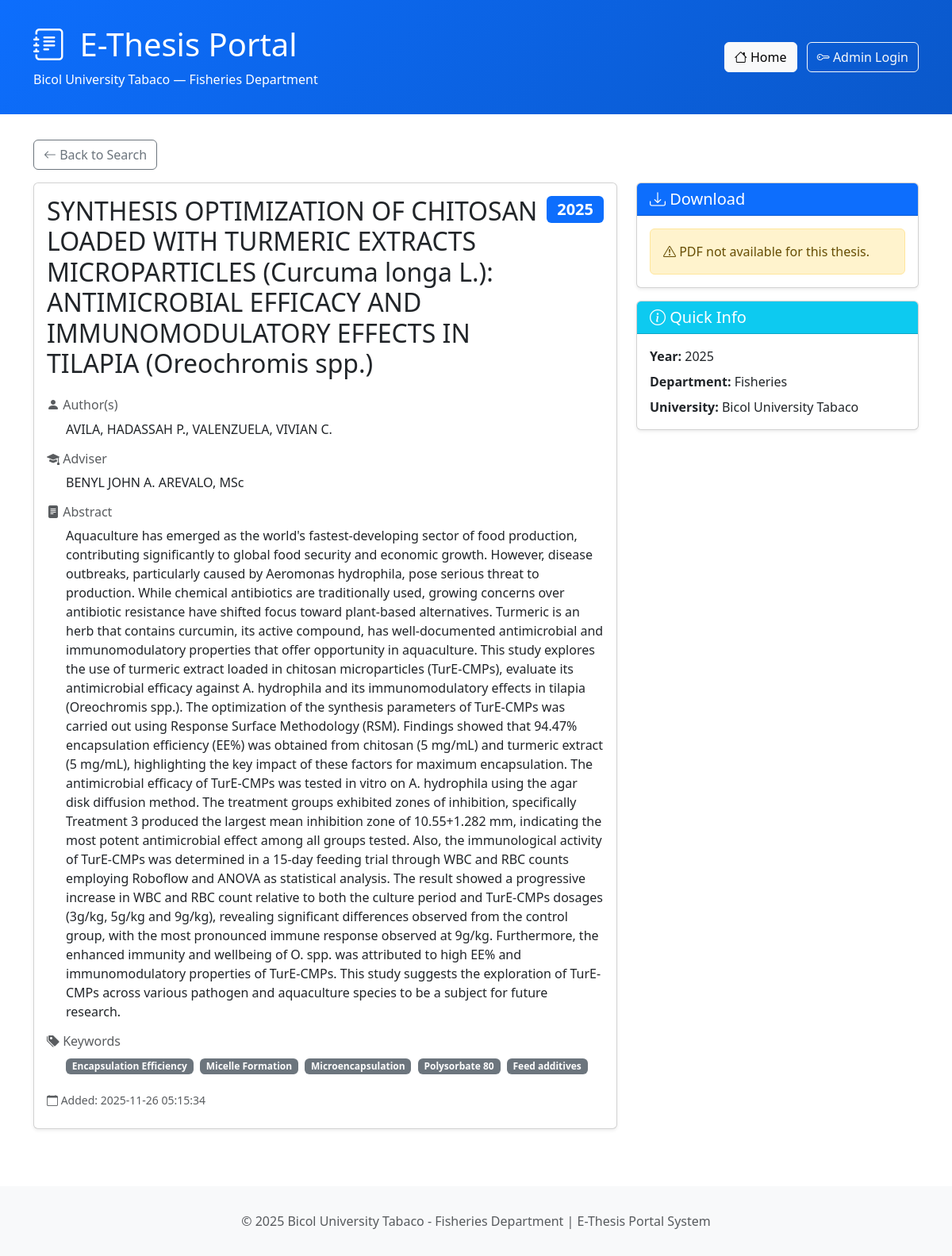
Screenshot of /thesis/20 with the database file from the repository.
### tables this page shows
CREATE TABLE theses (
        id INTEGER PRIMARY KEY AUTOINCREMENT,
        title TEXT NOT NULL,
        authors TEXT NOT NULL,
        year INTEGER NOT NULL,
        adviser TEXT NOT NULL,
        abstract TEXT NOT NULL,
        keywords TEXT NOT NULL,
        pdf_filename TEXT,
        created_at TIMESTAMP DEFAULT CURRENT_TIMESTAMP
    );

### main.py (the view)
@app.route('/thesis/<int:thesis_id>')
def view_thesis(thesis_id):
    conn = sqlite3.connect('thesis_portal.db')
    c = conn.cursor()
    c.execute("SELECT * FROM theses WHERE id = ?", (thesis_id,))
    thesis = c.fetchone()
    conn.close()
    if not thesis:
        flash('Thesis not found.', 'error')
        return redirect(url_for('home'))
    return render_template('view_thesis.html', thesis=thesis)

### templates/view_thesis.html (shortened to what this page needs)
{% extends "base.html" %}
{% block content %}
<div class="row">
    <div class="col-12 mb-3">
        <a href="{{ url_for('home') }}" class="btn btn-outline-secondary">
            <i class="bi bi-arrow-left"></i> Back to Search
        </a>
    </div>
</div>
<div class="row">
    <div class="col-lg-8">
        <div class="card shadow-sm mb-4">
            <div class="card-body">
                <div class="d-flex justify-content-between align-items-start mb-3">
                    <h2 class="card-title">{{ thesis[1] }}</h2>
                    <span class="badge bg-primary fs-5">{{ thesis[3] }}</span>
                </div>
                <div class="mb-3">
                    <h6 class="text-muted">
                        <i class="bi bi-person-fill"></i> Author(s)
                    </h6>
                    <p class="ms-4">{{ thesis[2] }}</p>
                </div>
                <div class="mb-3">
                    <h6 class="text-muted">
                        <i class="bi bi-mortarboard-fill"></i> Adviser
                    </h6>
                    <p class="ms-4">{{ thesis[4] }}</p>
                </div>
                <div class="mb-3">
                    <h6 class="text-muted">
                        <i class="bi bi-file-text-fill"></i> Abstract
                    </h6>
                    <p class="ms-4 text-justify">{{ thesis[5] }}</p>
                </div>
                <div class="mb-3">
                    <h6 class="text-muted">
                        <i class="bi bi-tags-fill"></i> Keywords
                    </h6>
                    <div class="ms-4">
                        {% for keyword in thesis[6].split(',') %}
                            <span class="badge bg-secondary me-1 mb-1">{{ keyword.strip() }}</span>
                        {% endfor %}
                    </div>
                </div>
                <div class="mb-2">
                    <small class="text-muted">
                        <i class="bi bi-calendar"></i> Added: {{ thesis[8] }}
                    </small>
                </div>
            </div>
        </div>
    </div>
    <div class="col-lg-4">
        <div class="card shadow-sm">
            <div class="card-header bg-primary text-white">
                <h5 class="mb-0">
                    <i class="bi bi-download"></i> Download
                </h5>
            </div>
            <div class="card-body">
                {% if thesis[7] %}
                    <div class="text-center mb-3">
                        <i class="bi bi-file-pdf-fill text-danger" style="font-size: 4rem;"></i>
                    </div>
                    <a href="{{ url_for('download_file', filename=thesis[7]) }}"
                       class="btn btn-danger w-100 mb-2">
                        <i class="bi bi-download"></i> Download PDF
                    </a>
                    <p class="text-muted small text-center mb-0">
                        Click above to download the full thesis document
                    </p>
                {% else %}
                    <div class="alert alert-warning mb-0">
                        <i class="bi bi-exclamation-triangle"></i>
                        PDF not available for this thesis.
                    </div>
                {% endif %}
            </div>
        </div>
        <div class="card shadow-sm mt-3">
            <div class="card-header bg-info text-white">
                <h5 class="mb-0">
                    <i class="bi bi-info-circle"></i> Quick Info
                </h5>
            </div>
            <div class="card-body">
                <ul class="list-unstyled mb-0">
                    <li class="mb-2">
                        <strong>Year:</strong> {{ thesis[3] }}
                    </li>
                    <li class="mb-2">
                        <strong>Department:</strong> Fisheries
                    </li>
                    <li class="mb-0">
                        <strong>University:</strong> Bicol University Tabaco
                    </li>
                </ul>
            </div>
        </div>
    </div>
</div>
{% endblock %}

### templates/base.html (style rules this page uses)
body { display: flex; flex-direction: column; min-height: 100vh; }

### rows the page displays
theses: title "SYNTHESIS OPTIMIZATION OF CHITOSAN LOADED WITH TURMERIC EXTRACTS MICROPARTICLES (Curcuma longa L.): ANTIMICROBIAL EFFICACY AND IMMUNOMODULATORY EFFECTS IN TILAPIA (Oreochromis spp.)", year "2025", authors "AVILA, HADASSAH P., VALENZUELA, VIVIAN C.", adviser "BENYL JOHN A. AREVALO, MSc", abstract "Aquaculture has emerged as the world's fastest-developing sector of food production, contributing significantly to global food security and economic growth. However, disease outbreaks, particularly caused by Aeromonas hydrophila, pose serious threat to production. While chemical antibiotics are traditionally used, growing concerns over antibiotic resistance have shifted focus toward plant-based alternatives. Turmeric is an herb that contains curcumin, its active compound, has well-documented antimicrobial and immunomodulatory properties that offer opportunity in aquaculture. This study explores the use of turmeric extract loaded in chitosan microparticles (TurE-CMPs), evaluate its…", created_at "2025-11-26 05:15:34"

### other values shown
{{ keyword.strip() }} "Encapsulation Efficiency" "Micelle Formation" "Microencapsulation" "Polysorbate 80" "Feed additives"
